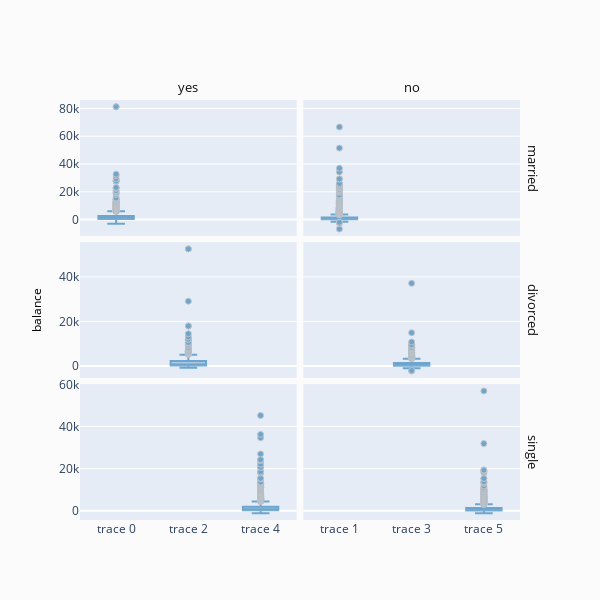

Source (notebook cell):
### Code cell
# Hmmm We have missed some important clients with some high balances. 
# This shouldn't be happening.
fig = ff.create_facet_grid(
    df,
    y='balance',
    facet_row='marital',
    facet_col='deposit',
    trace_type='box',
)

iplot(fig, filename='facet - box traces')

### Figure 1 — Plotly figure (JSON) as saved in the notebook; plotly's stock layout.template omitted (floating-point values rounded to 4 significant figures; data arrays with more than 128 entries replaced by an {"elided": "..."} marker saying what was removed)
{"data": [{"marker": {"color": "rgb(31, 119, 180)", "line": {"color": "darkgrey", "width": 1}}, "opacity": 0.6, "type": "box", "xaxis": "x", "y": {"elided": "2562 int values"}, "yaxis": "y"}, {"marker": {"color": "rgb(31, 119, 180)", "line": {"color": "darkgrey", "width": 1}}, "opacity": 0.6, "type": "box", "xaxis": "x2", "y": {"elided": "3253 int values"}, "yaxis": "y2"}, {"marker": {"color": "rgb(31, 119, 180)", "line": {"color": "darkgrey", "width": 1}}, "opacity": 0.6, "type": "box", "xaxis": "x3", "y": {"elided": "572 int values"}, "yaxis": "y3"}, {"marker": {"color": "rgb(31, 119, 180)", "line": {"color": "darkgrey", "width": 1}}, "opacity": 0.6, "type": "box", "xaxis": "x4", "y": {"elided": "602 int values"}, "yaxis": "y4"}, {"marker": {"color": "rgb(31, 119, 180)", "line": {"color": "darkgrey", "width": 1}}, "opacity": 0.6, "type": "box", "xaxis": "x5", "y": {"elided": "1833 int values"}, "yaxis": "y5"}, {"marker": {"color": "rgb(31, 119, 180)", "line": {"color": "darkgrey", "width": 1}}, "opacity": 0.6, "type": "box", "xaxis": "x6", "y": {"elided": "1503 int values"}, "yaxis": "y6"}], "layout": {"annotations": [{"font": {"color": "#0f0f0f", "size": 13}, "showarrow": false, "text": "yes", "textangle": 0, "x": 0.2462, "xanchor": "center", "xref": "paper", "y": 1.03, "yanchor": "middle", "yref": "paper"}, {"font": {"color": "#0f0f0f", "size": 13}, "showarrow": false, "text": "no", "textangle": 0, "x": 0.7537, "xanchor": "center", "xref": "paper", "y": 1.03, "yanchor": "middle", "yref": "paper"}, {"font": {"color": "#0f0f0f", "size": 13}, "showarrow": false, "text": "married", "textangle": 90, "x": 1.03, "xanchor": "center", "xref": "paper", "y": 0.8383, "yanchor": "middle", "yref": "paper"}, {"font": {"color": "#0f0f0f", "size": 13}, "showarrow": false, "text": "divorced", "textangle": 90, "x": 1.03, "xanchor": "center", "xref": "paper", "y": 0.5, "yanchor": "middle", "yref": "paper"}, {"font": {"color": "#0f0f0f", "size": 13}, "showarrow": false, "text": "single", "textangle": 90, "x": 1.03, "xanchor": "center", "xref": "paper", "y": 0.1617, "yanchor": "middle", "yref": "paper"}, {"font": {"color": "#000000", "size": 12}, "showarrow": false, "text": "", "textangle": 0, "x": 0.5, "xanchor": "center", "xref": "paper", "y": -0.1, "yanchor": "middle", "yref": "paper"}, {"font": {"color": "#000000", "size": 12}, "showarrow": false, "text": "balance", "textangle": -90, "x": -0.1, "xanchor": "center", "xref": "paper", "y": 0.5, "yanchor": "middle", "yref": "paper"}], "height": 600, "legend": {"bgcolor": "#efefef", "borderwidth": 1, "x": 1.05, "y": 1, "yanchor": "top"}, "paper_bgcolor": "rgb(251, 251, 251)", "showlegend": false, "title": {"text": ""}, "width": 600, "xaxis": {"anchor": "y", "autorange": true, "domain": [0, 0.4925], "matches": "x5", "range": [-0.5, 2.5], "showticklabels": false, "type": "category"}, "xaxis2": {"anchor": "y2", "autorange": true, "domain": [0.5075, 1], "matches": "x6", "range": [-0.5, 2.5], "showticklabels": false, "type": "category"}, "xaxis3": {"anchor": "y3", "autorange": true, "domain": [0, 0.4925], "matches": "x5", "range": [-0.5, 2.5], "showticklabels": false, "type": "category"}, "xaxis4": {"anchor": "y4", "autorange": true, "domain": [0.5075, 1], "matches": "x6", "range": [-0.5, 2.5], "showticklabels": false, "type": "category"}, "xaxis5": {"anchor": "y5", "autorange": true, "domain": [0, 0.4925], "range": [-0.5, 2.5], "type": "category"}, "xaxis6": {"anchor": "y6", "autorange": true, "domain": [0.5075, 1], "range": [-0.5, 2.5], "type": "category"}, "yaxis": {"anchor": "x", "autorange": true, "domain": [0.6767, 1], "range": [-11740.0, 86100.0], "type": "linear"}, "yaxis2": {"anchor": "x2", "autorange": true, "domain": [0.6767, 1], "matches": "y", "range": [-11740.0, 86100.0], "showticklabels": false, "type": "linear"}, "yaxis3": {"anchor": "x3", "autorange": true, "domain": [0.3383, 0.6617], "range": [-5330.0, 55640.0], "type": "linear"}, "yaxis4": {"anchor": "x4", "autorange": true, "domain": [0.3383, 0.6617], "matches": "y3", "range": [-5330.0, 55640.0], "showticklabels": false, "type": "linear"}, "yaxis5": {"anchor": "x5", "autorange": true, "domain": [0, 0.3233], "range": [-4360.0, 60050.0], "type": "linear"}, "yaxis6": {"anchor": "x6", "autorange": true, "domain": [0, 0.3233], "matches": "y5", "range": [-4360.0, 60050.0], "showticklabels": false, "type": "linear"}}}
